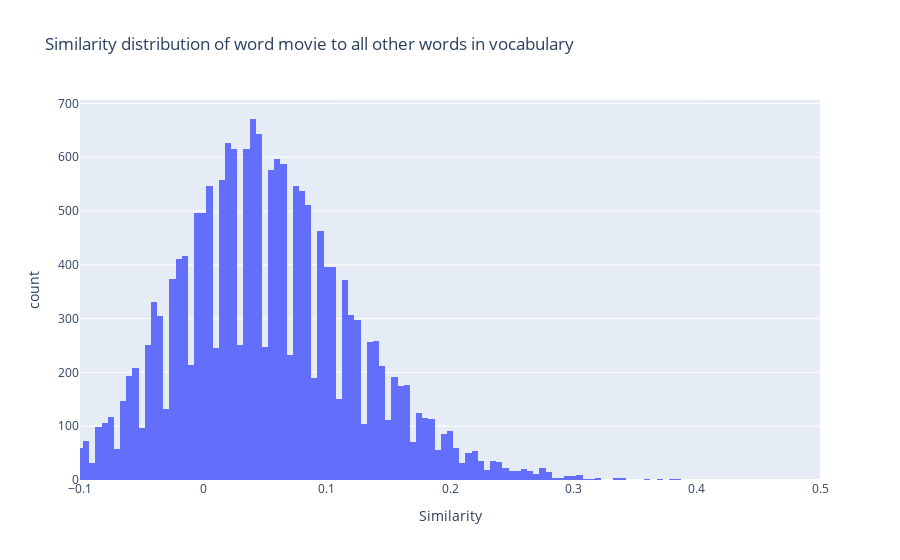

Notebook cell for this chart:
### Code cell
# plot similarity distribution using plotly express
fig = px.histogram(x=similarities.cpu().numpy(), title=f"Similarity distribution of word {reference_word} to all other words in vocabulary", labels={'x': 'Similarity', 'y': 'Frequency'})
fig.update_xaxes(range=[-.1, .5])
fig.show()

### Figure 1 — Plotly figure (JSON) as saved in the notebook; plotly's stock layout.template omitted (floating-point values rounded to 4 significant figures; data arrays with more than 128 entries replaced by an {"elided": "..."} marker saying what was removed)
{"data": [{"alignmentgroup": "True", "bingroup": "x", "hovertemplate": "Similarity=%{x}<br>count=%{y}<extra></extra>", "legendgroup": "", "marker": {"color": "#636efa", "pattern": {"shape": ""}}, "name": "", "offsetgroup": "", "orientation": "v", "showlegend": false, "type": "histogram", "x": {"elided": "18688 float values"}, "xaxis": "x", "yaxis": "y"}], "layout": {"barmode": "relative", "legend": {"tracegroupgap": 0}, "title": {"text": "Similarity distribution of word movie to all other words in vocabulary"}, "xaxis": {"anchor": "y", "domain": [0, 1], "range": [-0.1, 0.5], "title": {"text": "Similarity"}}, "yaxis": {"anchor": "x", "domain": [0, 1], "title": {"text": "count"}}}}
